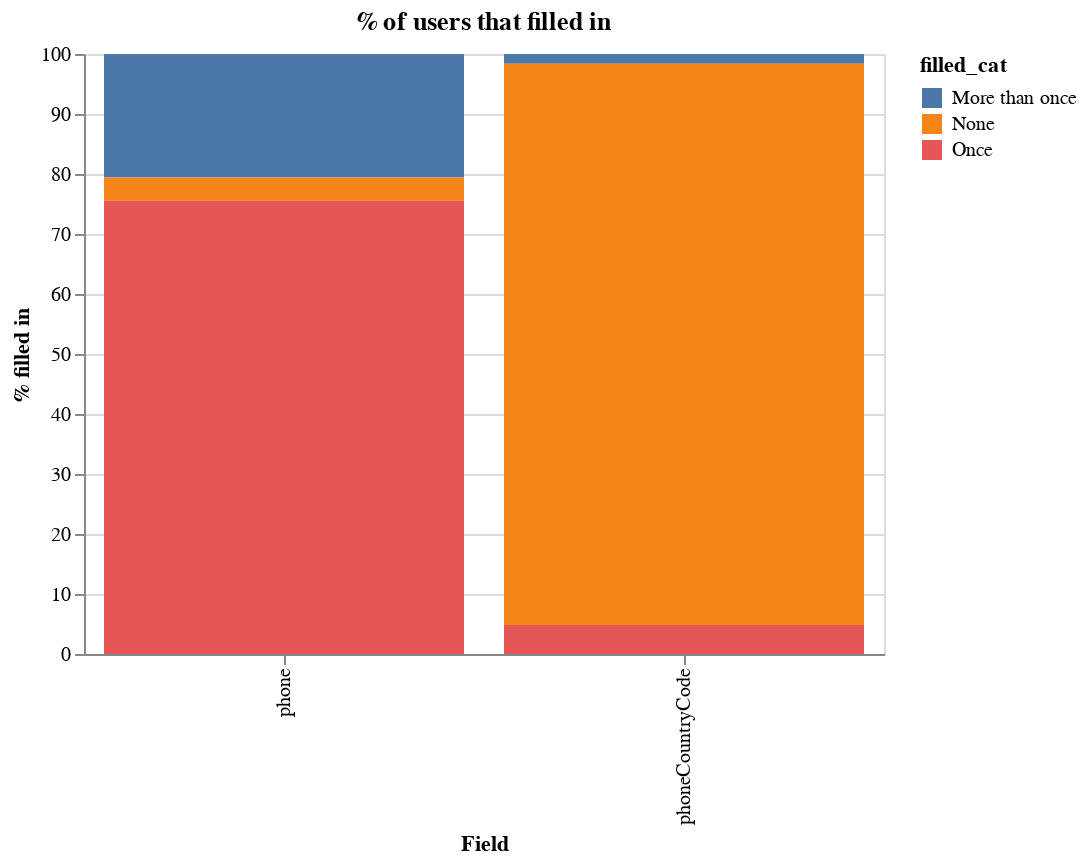

The notebook cell this image was saved under:
### Markdown cell above
# Phone numbers

### Code cell
import seaborn as sns

final = pd.read_pickle("ui_final.pkl")

d = final.loc[
    (final["step"] == "phone-number")
    & (final["field"].isin(["phone", "phoneCountryCode"])),
    :,
]

d = d.rename(columns={"last_event_dummy": "last_screen_for_user"})

d = (
    d.loc[:, ["domain_userid", "field", "filled_cat"]]
    .groupby(["field", "filled_cat"])["domain_userid"]
    .nunique()
    .reset_index()
)

d["total"] = d.groupby(["field"])["domain_userid"].transform("sum")
d["perc"] = 100 * d["domain_userid"] / d["total"]

alt.Chart(d).mark_bar().encode(
    x=alt.X("field:N", axis=alt.Axis(title="Field")),
    y=alt.Y("perc:Q", axis=alt.Axis(title="% filled in ")),
    color="filled_cat:N",
).properties(title="% of users that filled in", width=400)

### Figure 1 — Vega-Lite specification as saved in the notebook (floating-point values rounded to 4 significant figures)
{"config": {"view": {"continuousWidth": 400, "continuousHeight": 300}}, "data": {"name": "data-d9b5d4a98531f0ee969d9a397c5b0883"}, "mark": "bar", "encoding": {"color": {"type": "nominal", "field": "filled_cat"}, "x": {"type": "nominal", "axis": {"title": "Field"}, "field": "field"}, "y": {"type": "quantitative", "axis": {"title": "% filled in "}, "field": "perc"}}, "title": "% of users that filled in", "width": 400, "$schema": "https://vega.github.io/schema/vega-lite/v4.0.2.json", "datasets": {"data-d9b5d4a98531f0ee969d9a397c5b0883": [{"field": "phone", "filled_cat": "More than once", "domain_userid": 104347, "total": 506972, "perc": 20.58}, {"field": "phone", "filled_cat": "None", "domain_userid": 19695, "total": 506972, "perc": 3.885}, {"field": "phone", "filled_cat": "Once", "domain_userid": 382930, "total": 506972, "perc": 75.53}, {"field": "phoneCountryCode", "filled_cat": "More than once", "domain_userid": 8234, "total": 505322, "perc": 1.629}, {"field": "phoneCountryCode", "filled_cat": "None", "domain_userid": 472706, "total": 505322, "perc": 93.55}, {"field": "phoneCountryCode", "filled_cat": "Once", "domain_userid": 24382, "total": 505322, "perc": 4.825}]}}
